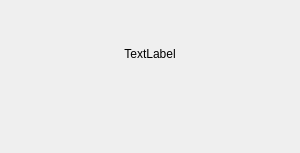
<?xml version="1.0" encoding="UTF-8"?>
<ui version="4.0">
 <class>HNMsgBox</class>
 <widget class="QCDialog" name="HNMsgBox">
  <property name="geometry">
   <rect>
    <x>0</x>
    <y>0</y>
    <width>300</width>
    <height>153</height>
   </rect>
  </property>
  <property name="windowTitle">
   <string>Dialog</string>
  </property>
  <layout class="QGridLayout" name="gridLayout">
   <item row="1" column="2">
    <widget class="QStackedWidget" name="stwBtn">
     <property name="sizePolicy">
      <sizepolicy hsizetype="Preferred" vsizetype="Fixed">
       <horstretch>0</horstretch>
       <verstretch>0</verstretch>
      </sizepolicy>
     </property>
     <property name="currentIndex">
      <number>2</number>
     </property>
     <widget class="QWidget" name="page">
      <layout class="QHBoxLayout" name="horizontalLayout">
       <item>
        <spacer name="horizontalSpacer">
         <property name="orientation">
          <enum>Qt::Horizontal</enum>
         </property>
         <property name="sizeHint" stdset="0">
          <size>
           <width>40</width>
           <height>20</height>
          </size>
         </property>
        </spacer>
       </item>
       <item>
        <widget class="QCPushButton" name="btn_no">
         <property name="text">
          <string>No</string>
         </property>
        </widget>
       </item>
       <item>
        <spacer name="horizontalSpacer_3">
         <property name="orientation">
          <enum>Qt::Horizontal</enum>
         </property>
         <property name="sizeHint" stdset="0">
          <size>
           <width>22</width>
           <height>20</height>
          </size>
         </property>
        </spacer>
       </item>
       <item>
        <widget class="QCPushButton" name="btn_yes">
         <property name="text">
          <string>Yes</string>
         </property>
        </widget>
       </item>
       <item>
        <spacer name="horizontalSpacer_2">
         <property name="orientation">
          <enum>Qt::Horizontal</enum>
         </property>
         <property name="sizeHint" stdset="0">
          <size>
           <width>40</width>
           <height>20</height>
          </size>
         </property>
        </spacer>
       </item>
      </layout>
     </widget>
     <widget class="QWidget" name="page_2">
      <layout class="QHBoxLayout" name="horizontalLayout_2">
       <item>
        <spacer name="horizontalSpacer_4">
         <property name="orientation">
          <enum>Qt::Horizontal</enum>
         </property>
         <property name="sizeHint" stdset="0">
          <size>
           <width>76</width>
           <height>20</height>
          </size>
         </property>
        </spacer>
       </item>
       <item>
        <widget class="QCPushButton" name="btn_yes2">
         <property name="text">
          <string>Yes</string>
         </property>
        </widget>
       </item>
       <item>
        <spacer name="horizontalSpacer_5">
         <property name="orientation">
          <enum>Qt::Horizontal</enum>
         </property>
         <property name="sizeHint" stdset="0">
          <size>
           <width>76</width>
           <height>20</height>
          </size>
         </property>
        </spacer>
       </item>
      </layout>
     </widget>
     <widget class="QWidget" name="page_3"/>
    </widget>
   </item>
   <item row="0" column="2">
    <widget class="QLabel" name="lb_content">
     <property name="sizePolicy">
      <sizepolicy hsizetype="Preferred" vsizetype="Preferred">
       <horstretch>0</horstretch>
       <verstretch>0</verstretch>
      </sizepolicy>
     </property>
     <property name="text">
      <string>TextLabel</string>
     </property>
     <property name="alignment">
      <set>Qt::AlignCenter</set>
     </property>
    </widget>
   </item>
  </layout>
 </widget>
 <customwidgets>
  <customwidget>
   <class>QCPushButton</class>
   <extends>QPushButton</extends>
   <header>qcpushbutton.h</header>
  </customwidget>
  <customwidget>
   <class>QCDialog</class>
   <extends>QWidget</extends>
   <header>qcdialog.h</header>
   <container>1</container>
  </customwidget>
 </customwidgets>
 <resources/>
 <connections/>
</ui>
